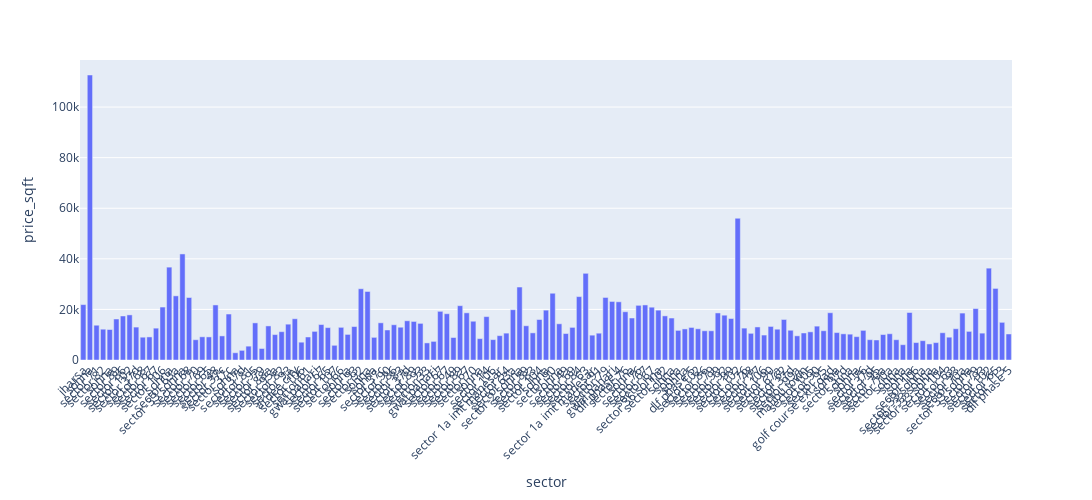

The notebook cell this image was saved under:
### Code cell
fig = ex.bar(data_frame= temp_df ,x = 'sector', y= 'price_sqft')
# fig.update_layout(width=1400)

# fig = px.bar(df, x='x_col', y='y_col')  # replace with actual column names



fig.update_layout(
    xaxis=dict(
        tickmode='array',   # ← forces manual tick control
        tickvals=list(range(len(temp_df['sector']))),   # ← positions (indexes of bars)
        ticktext=df['sector'].tolist(), # ← labels to show at those positions
        tickangle=-45
    ),
    width=2000,
    height = 500
)
fig.show()

### Figure 1 — Plotly figure (JSON) as saved in the notebook; plotly's stock layout.template omitted (floating-point values rounded to 4 significant figures; data arrays with more than 128 entries replaced by an {"elided": "..."} marker saying what was removed)
{"data": [{"alignmentgroup": "True", "hovertemplate": "sector=%{x}<br>price_sqft=%{y}<extra></extra>", "legendgroup": "", "marker": {"color": "#636efa", "pattern": {"shape": ""}}, "name": "", "offsetgroup": "", "orientation": "v", "showlegend": false, "textposition": "auto", "type": "bar", "x": {"elided": "141 str values"}, "xaxis": "x", "y": {"elided": "141 float values"}, "yaxis": "y"}], "layout": {"barmode": "relative", "height": 500, "legend": {"tracegroupgap": 0}, "margin": {"t": 60}, "width": 2000, "xaxis": {"anchor": "y", "domain": [0, 1], "tickangle": -45, "tickmode": "array", "ticktext": {"elided": "5605 str values"}, "tickvals": {"elided": "141 int values"}, "title": {"text": "sector"}}, "yaxis": {"anchor": "x", "domain": [0, 1], "title": {"text": "price_sqft"}}}}
